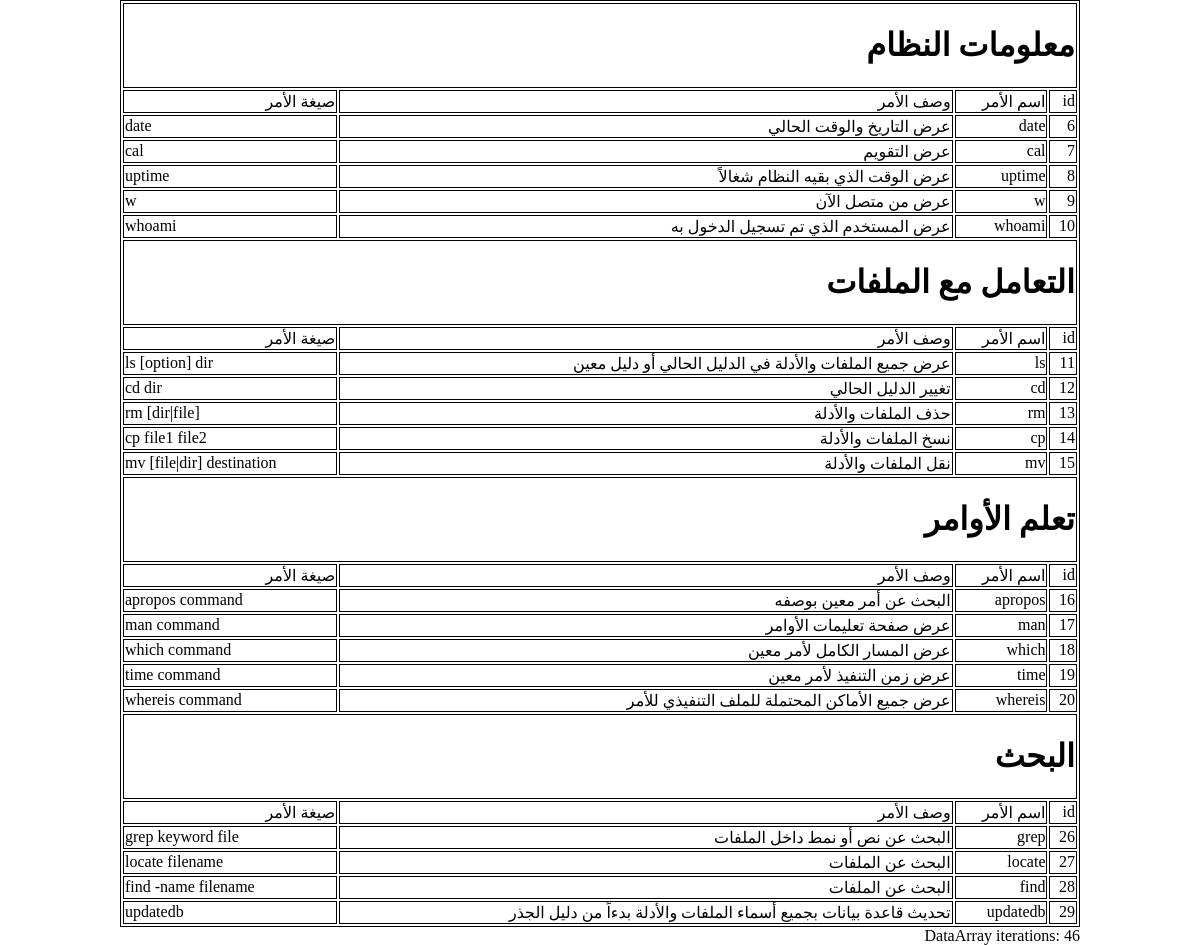
Before: / with the older database file.
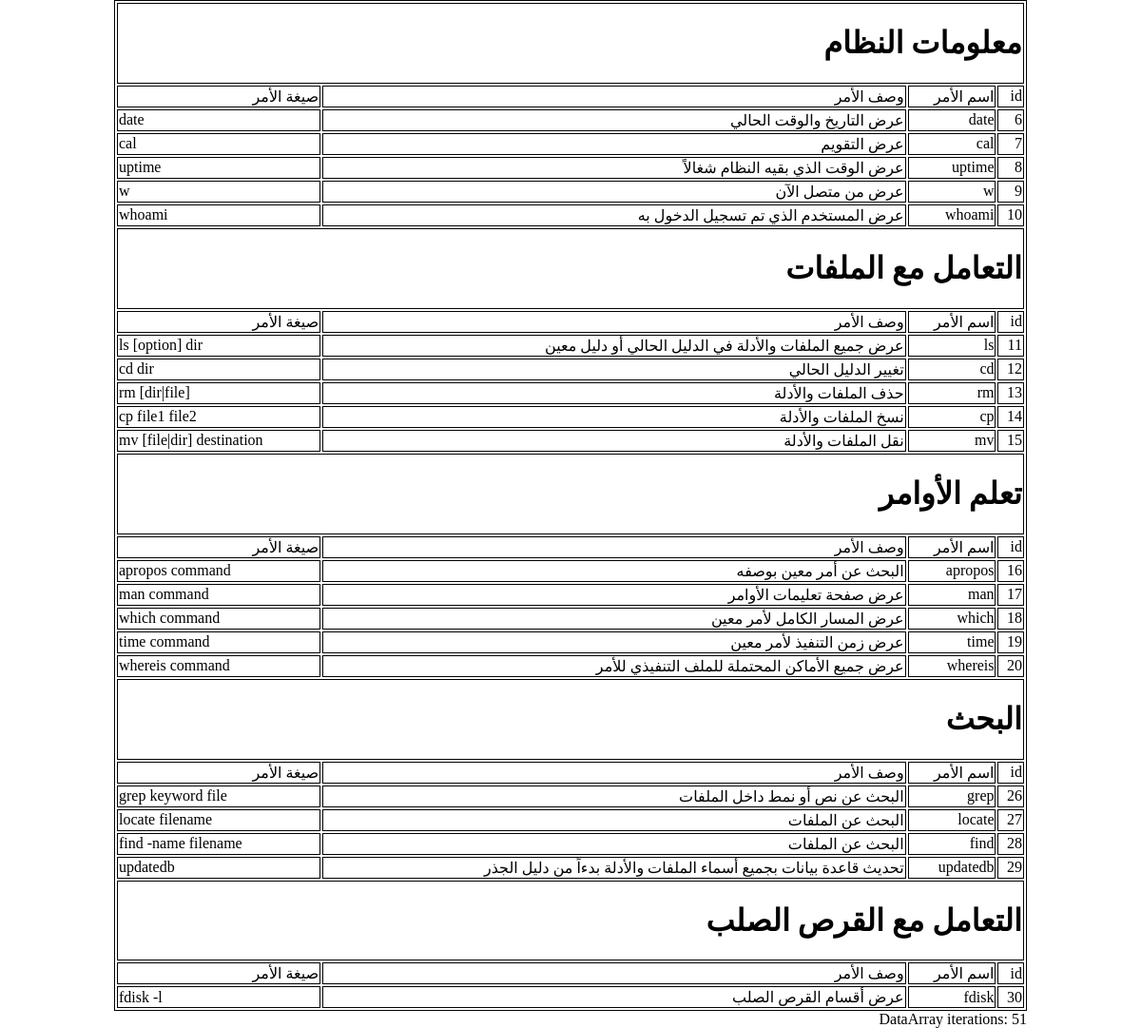
After: the same page with the newer database file.
### tables this page shows
CREATE TABLE IF NOT EXISTS `category` (
`cat_id` int(10) unsigned NOT NULL,
  `name` varchar(45) DEFAULT NULL
);

CREATE TABLE IF NOT EXISTS `command` (
`command_id` int(10) unsigned NOT NULL,
  `command_name` varchar(45) DEFAULT NULL,
  `command_description` varchar(500) DEFAULT NULL,
  `command_form` varchar(500) DEFAULT NULL,
  `category_cat_id` int(10) unsigned NOT NULL
);

### index.php (called while the page is built)
<?php
include './inc/db.inc.php';
try
{
    $catSql = 'SELECT * FROM category';
    $commandSql = 'SELECT * FROM command';
    $catResult = $db->query($catSql);
    $commandResult = $db->query($commandSql);
    $catRows = $catResult->fetchall();
    $commandRows = $commandResult->fetchall();
} catch (PDOException $e) {
    $error = 'Error fetching rows: ' . $e->getMessage();
    include '../html/error.html.php';
    exit();
}
include './html/output.html.php';

### html/output.html.php (the view, shortened to what this page needs)
<!DOCTYPE html>
<html dir="rtl">
    <head>
    </head>
    <body>
        <?php
        $iteration = 0;
        foreach ($catRows as $catKey=>$catValue){
            $data[$catKey] = $catValue;
            foreach ($commandRows as $key => $value){
                if ($catValue['cat_id'] == $value['category_cat_id']){
                    $data[$catKey]['commands'][$key] = $value;
                    unset($commandRows[$key]);
                }
                $iteration += 1;
                }
        }
        ?>
        <table>
        <?php
        foreach($data as $cat){
            echo "<tr>\r\n";
            echo "<td colspan=5>\r\n";
            echo "<H1>" . $cat['name'] . "</H1>";
            echo "</td>\r\n";
            echo "</tr>\r\n";
            echo "<tr>\r\n";
            echo "<td>id</td>\r\n";
            echo "<td>اسم الأمر</td>\r\n";
            echo "<td>وصف الأمر</td>\r\n";
            echo "<td>صيغة الأمر</td>\r\n";
            echo "</tr>\r\n";
            foreach($cat['commands'] as $commands){
                echo "<tr>\r\n";
                echo "<td>" . $commands['command_id'] . "</td>\r\n";
                echo "<td>" . $commands['command_name'] . "</td>\r\n";
                echo "<td>" . $commands['command_description'] . "</td>\r\n";
                echo "<td dir=ltr>" . $commands['command_form'] . "</td>\r\n";
                echo "</tr>\r\n";
            }
        }
        echo "</table>\r\n";
        echo 'DataArray iterations: ' . $iteration;
?>
    </body>
</html>

### html/output.html.php (style rules this page uses)
body { width:960px; margin:0 auto; }
table, td { border: 1px solid black; }
table { width:100%; }

Changed rows visible on the page:
added category: name "التعامل مع القرص الصلب"
added command: command_id "30", command_name "fdisk", command_description "عرض أقسام القرص الصلب", command_form "fdisk -l", shown under "التعامل مع القرص الصلب"
Other visible differences:
$iteration: "46" → "51"
